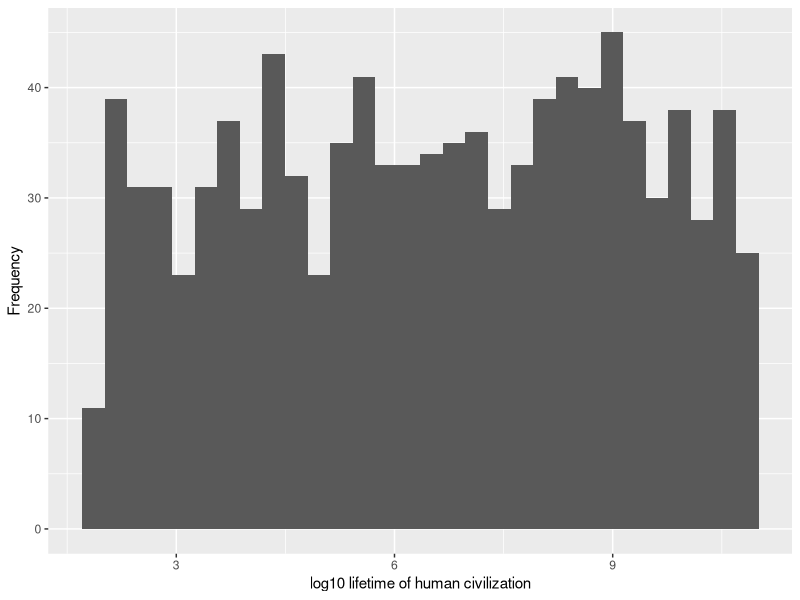
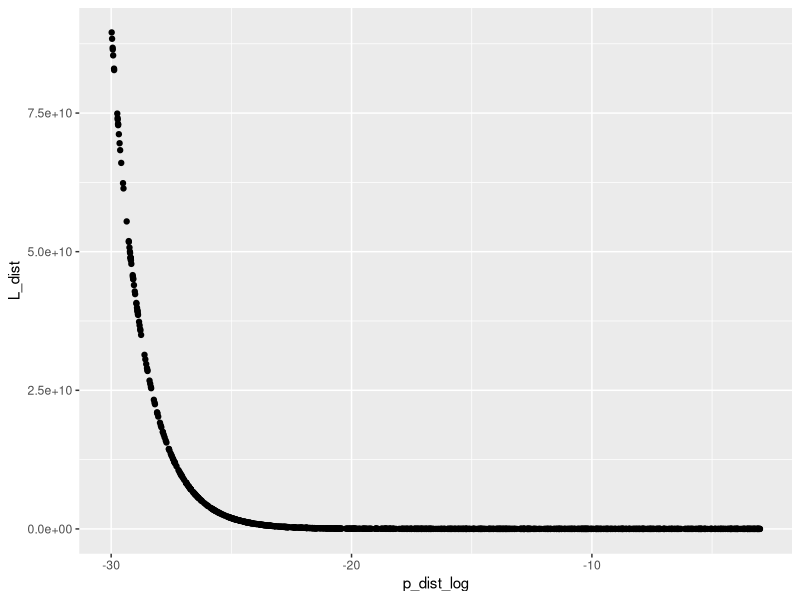
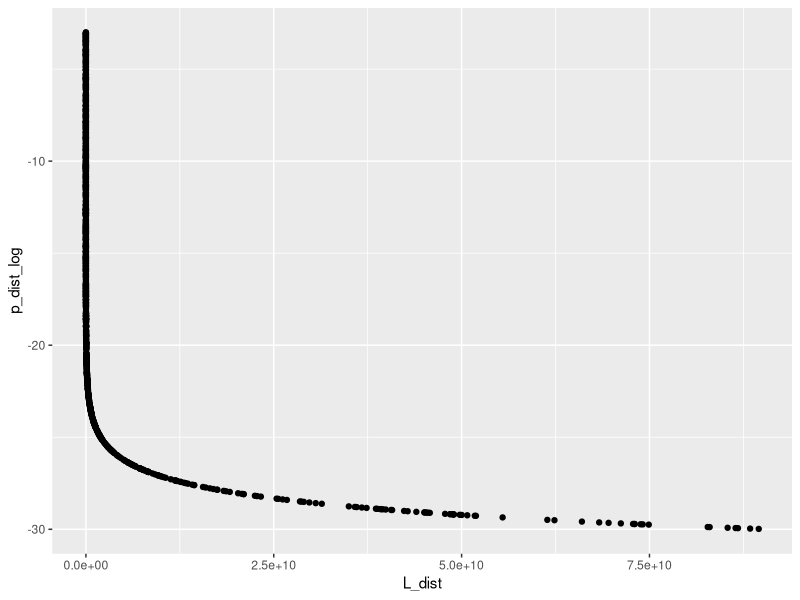
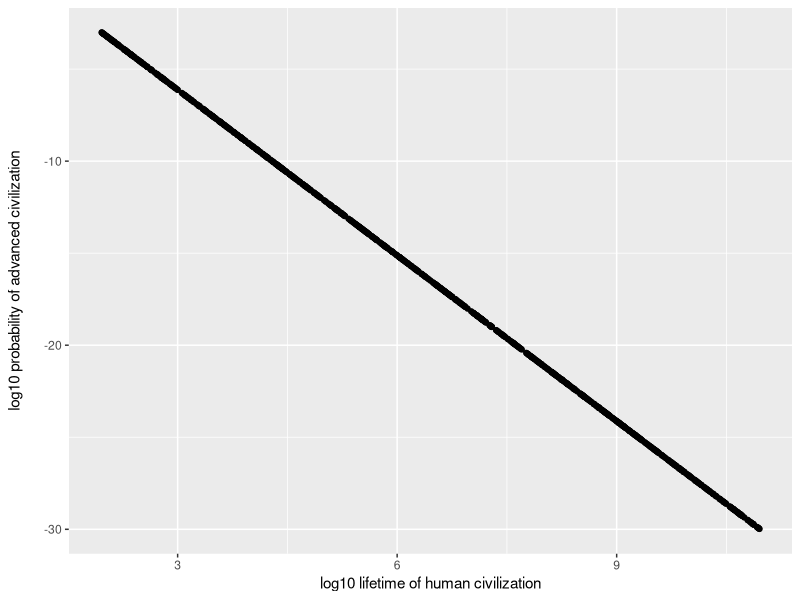

Write R code to recreate these figures, in order.
#################################################
# Code to calculate the minimum value 
# of the lifetime of an advanced civilization
# so that it can detect the presence of another
# advanced radio transmitting civilization
##################################################

###########################
# load libraries
###########################
library(ggplot2)


c = (240 * pi)^(1/3)


(240 * pi)^(1/3)


p = 1e-12

L = c/ ( p^(1/3)  )

L

#####################
# general equation
#####################

d = 1/320

p = 1e-12

L = ( (3 * pi ) / ( 4 * p * d ) )^(1/3)

L


d = 1/320

p = 1e-15

L = ( (3 * pi ) / ( 4 * p * d ) )^(1/3)

L


############################
# sample p, d and plot L
############################

# sample from uniform distribution for log10(p)
N_samples = 1000 # number of samples
p_log_MIN = log10(1e-30) # minimum value of p on log scale
p_log_MAX = log10(1e-3)  # maximum value of p on log scale
p_dist_log = runif(n = N_samples, min = p_log_MIN, max = p_log_MAX)
p_dist = 10^p_dist_log

d = 1/320 # stellar density in our neighbourhood

# cosmic loneliness equation
L_dist = ( (3 * pi ) / ( 4 * p_dist * d ) )^(1/3)

L_dist

# plot L log
ggplot2::qplot( log10( L_dist), 
                xlab = 'log10 lifetime of human civilization',
                ylab = 'Frequency'
                )

summary( (L_dist)  )

ggplot2::qplot(x = p_dist_log, y = L_dist)

ggplot2::qplot(y = p_dist_log, x = L_dist)

# ggplot2::qplot(y = log10(p_dist_log + 0.1), x = log10(L_dist + 0.1) )
ggplot2::qplot(y = p_dist_log, x = log10(L_dist), 
               xlab = 'log10 lifetime of human civilization',
               ylab = 'log10 probability of advanced civilization
               ')
